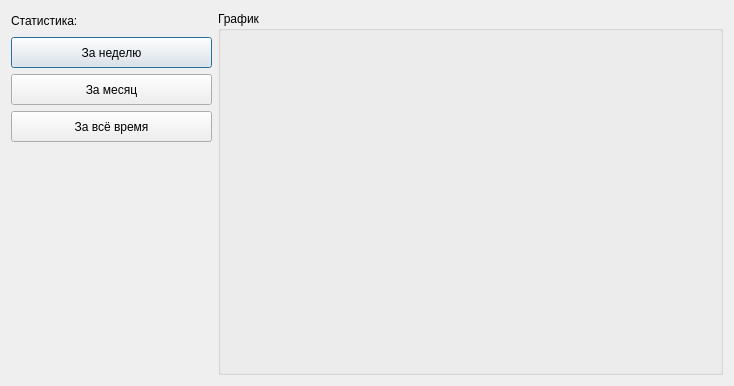
<?xml version="1.0" encoding="UTF-8"?>
<ui version="4.0">
 <class>Statistic</class>
 <widget class="QDialog" name="Statistic">
  <property name="geometry">
   <rect>
    <x>0</x>
    <y>0</y>
    <width>734</width>
    <height>386</height>
   </rect>
  </property>
  <property name="windowTitle">
   <string>Статистика</string>
  </property>
  <property name="windowIcon">
   <iconset resource="Resurs1.qrc">
    <normaloff>:/image/trends.ico</normaloff>:/image/trends.ico</iconset>
  </property>
  <layout class="QGridLayout" name="gridLayout">
   <item row="0" column="0">
    <layout class="QHBoxLayout" name="horizontalLayout">
     <item>
      <layout class="QVBoxLayout" name="verticalLayout_2">
       <item>
        <layout class="QVBoxLayout" name="verticalLayout">
         <item>
          <widget class="QLabel" name="label">
           <property name="minimumSize">
            <size>
             <width>161</width>
             <height>20</height>
            </size>
           </property>
           <property name="text">
            <string>Статистика:</string>
           </property>
          </widget>
         </item>
         <item>
          <widget class="QPushButton" name="pushButton">
           <property name="minimumSize">
            <size>
             <width>201</width>
             <height>31</height>
            </size>
           </property>
           <property name="text">
            <string>За неделю</string>
           </property>
          </widget>
         </item>
         <item>
          <widget class="QPushButton" name="pushButton_2">
           <property name="minimumSize">
            <size>
             <width>201</width>
             <height>31</height>
            </size>
           </property>
           <property name="text">
            <string>За месяц</string>
           </property>
          </widget>
         </item>
         <item>
          <widget class="QPushButton" name="pushButton_3">
           <property name="minimumSize">
            <size>
             <width>201</width>
             <height>31</height>
            </size>
           </property>
           <property name="text">
            <string>За всё время</string>
           </property>
          </widget>
         </item>
        </layout>
       </item>
       <item>
        <spacer name="verticalSpacer">
         <property name="orientation">
          <enum>Qt::Vertical</enum>
         </property>
         <property name="sizeHint" stdset="0">
          <size>
           <width>20</width>
           <height>218</height>
          </size>
         </property>
        </spacer>
       </item>
      </layout>
     </item>
     <item>
      <widget class="QGroupBox" name="groupBox">
       <property name="sizePolicy">
        <sizepolicy hsizetype="Expanding" vsizetype="Expanding">
         <horstretch>0</horstretch>
         <verstretch>0</verstretch>
        </sizepolicy>
       </property>
       <property name="minimumSize">
        <size>
         <width>501</width>
         <height>361</height>
        </size>
       </property>
       <property name="title">
        <string>График</string>
       </property>
       <widget class="QCustomPlot" name="widget" native="true">
        <property name="geometry">
         <rect>
          <x>10</x>
          <y>20</y>
          <width>481</width>
          <height>331</height>
         </rect>
        </property>
        <property name="sizePolicy">
         <sizepolicy hsizetype="Expanding" vsizetype="Expanding">
          <horstretch>0</horstretch>
          <verstretch>0</verstretch>
         </sizepolicy>
        </property>
       </widget>
      </widget>
     </item>
    </layout>
   </item>
  </layout>
 </widget>
 <customwidgets>
  <customwidget>
   <class>QCustomPlot</class>
   <extends>QWidget</extends>
   <header>qcustomplot.h</header>
   <container>1</container>
   <slots>
    <slot>PrintGraph()</slot>
   </slots>
  </customwidget>
 </customwidgets>
 <resources>
  <include location="Resurs1.qrc"/>
 </resources>
 <connections/>
</ui>
